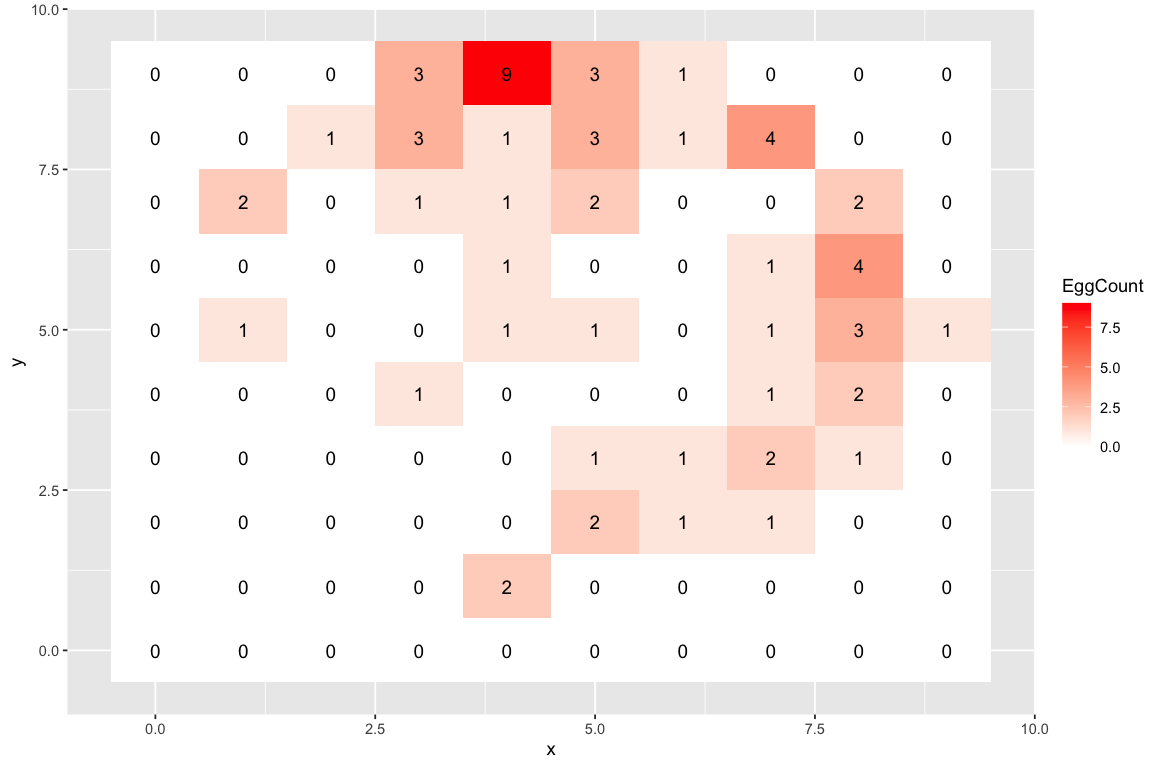
#> input picture ACO1Control_cap 35.png, 1162 x 767 px, found by its file name; its folder holds 4 pictures in this run
$ python get_caps.py
#> lines starting #> are read from the running program, lines starting #| are printed output that depends on the picture; after the words box and inside, x2 and y2 are one past the last pixel; in counts of white or black regions, pixels touching at a corner belong together; pictures that were not available may be replaced by others from this repository, and a replacement may not be noted
import numpy as np
import cv2 as cv
import matplotlib.pyplot as plt
from scipy.signal import find_peaks
import os
import statistics
import math
import sys

global debug
debug = False

def edit_contrast_greyscale(img, k=0.04):
    image = np.copy(img)
    for x in range(len(image)):
        for y in range(len(image[0])):
                image[x][y] = 255 / (1 + np.e ** (-k * (image[x][y]-122)))
    return image

def detect_peaks(imgpath):
    src = cv.imread(imgpath, cv.IMREAD_GRAYSCALE)
    rows, cols = src.shape

    best_angle = 0
    best_verticals = [] # from x axis (columns)
    best_horizontals = [] # from y axis (rows)
    best_dx = []
    best_dy = []
    img = edit_contrast_greyscale(src, 0.04)


    for rot_angle in [-1, -0.5, 0, 0.5, 1]:
        rot_matrix = cv.getRotationMatrix2D((cols/2, rows/2), rot_angle, 1) # rotate around the center, scale by 1
        img_rot = cv.warpAffine(img, rot_matrix, (cols,rows))

        mask = (img_rot < 160).astype(np.uint8) # Ideal threshold: < 160

        kernel = np.ones((5, 5), np.uint8)
        mask = cv.dilate(mask, kernel, iterations=2)
        hist_x = mask.sum(axis=0)
        hist_y = mask.sum(axis=1)

        title = f"Rotation {rot_angle}"
        fig = plt.figure(title)
        ((ax1, ax2), (d_ax1, d_ax2)) = fig.subplots(2, 2)
        ax1.bar(np.arange(mask.shape[1]), hist_x, width=1.0)
        x_peaks, _ = find_peaks(hist_x, width=(None, 100), prominence=500, height=4000, distance=1000)
        ax1.plot(x_peaks, hist_x[x_peaks], "x")

        ax2.bar(np.arange(mask.shape[0]), hist_y, width=1.0)
        y_peaks, _ = find_peaks(hist_y, width=(None, 100), prominence=500, height=4000, distance=1000)
        ax2.plot(y_peaks, hist_y[y_peaks], "x")

        dx = 0.0001
        derivative_x = np.gradient(hist_x, dx)
        derivative_y = np.gradient(hist_y, dx)

        d_ax1.bar(np.arange(mask.shape[1]), derivative_x, width=1.0)
        dx_peaks, _ = find_peaks(derivative_x, height=0.5, distance=1000)
        d_ax1.plot(dx_peaks, derivative_x[dx_peaks], "x")

        d_ax2.bar(np.arange(mask.shape[0]), derivative_y, width=1.0)
        dy_peaks, _ = find_peaks(derivative_y, height=0.5, distance=1000)
        d_ax2.plot(dy_peaks, derivative_y[dy_peaks], "x")

        if debug:
            print(f"Rot {rot_angle}")
            cv.imshow("Rotated", img_rot)
            cv.waitKey(0)
            cv.destroyAllWindows()
            plt.imshow(mask, cmap="gray")
            plt.show()

        x_peaks = x_peaks.tolist()
        dx_peaks = dx_peaks.tolist()

        # Ensure x_peaks contains only sharp lines (from grid) by comparing with dx_peaks
        p = 0
        while p < len(x_peaks):
            steep = False
            for dpeak in dx_peaks:
                if abs(dpeak-x_peaks[p]) < 200: # if more than 200 pixels from its derivative peak (i.e. not steep enough for dp)
                    steep = True
            if not steep:
                x_peaks.pop(p)
                p -= 1
            p += 1
        p = 0

        y_peaks = y_peaks.tolist()
        dy_peaks = dy_peaks.tolist()

        # Ensure y_peaks contains only sharp lines (from grid) by comparing with dy_peaks
        while p < len(y_peaks):
            steep = False
            for dpeak in dy_peaks:
                if abs(dpeak-y_peaks[p]) < 200:
                    steep = True
            if not steep:
                y_peaks.pop(p)
                p -= 1
            p += 1

        if len(x_peaks) + len(y_peaks) > len(best_verticals) + len(best_horizontals):
            best_angle = rot_angle
            best_verticals = x_peaks
            best_horizontals = y_peaks
            best_dx = dx_peaks
            best_dy = dy_peaks


    print("Identified grid lines.")
    if debug:
        print(f"best angle: {best_angle}")
        print(f"best verticals: {best_verticals}")
        print(f"best horizontals: {best_horizontals}")

        rot_matrix = cv.getRotationMatrix2D((cols/2, rows/2), best_angle, 1)
        img_debug = cv.warpAffine(img, rot_matrix, (cols,rows))

        cv.imshow("Debug", img_debug)
        cv.waitKey(0)
        cv.destroyAllWindows()
        plt.imshow(mask, cmap="gray")
        plt.show()


    print("VERTICALS") # x
    best_verticals = clean_distances(best_verticals, cols, best_dx)

    print("HORIZONTALS") # y
    best_horizontals = clean_distances(best_horizontals, int(rows//1.1), best_dy)
    # Max for rows shouldn't be the very end, because that's well below the end of the grid

    if debug:
        print(f"corrected verticals: {best_verticals}")
        print(f"corected horizontals: {best_horizontals}")

        # DISPLAY EDGE DETECTION
        rot_matrix = cv.getRotationMatrix2D((cols/2, rows/2), best_angle, 1) # rotate around the center, scale by 1
        img_out = cv.warpAffine(img, rot_matrix, (cols,rows))
        for y in best_horizontals:
            cv.line(img_out,(0, y),(cols, y),(0,0,0),50)
        for x in best_verticals:
            cv.line(img_out,(x, 0),(x, rows),(0,0,0),50)
        cv.imwrite("edgedetected.png", img_out)
        cv.imshow('Image with marked edges',img_out)
        cv.waitKey(0)
        cv.destroyAllWindows()

    return best_horizontals, best_verticals, rot_angle

def clean_distances(peaks, maximum, dpeaks):
    '''
    Cleans the edge detection to reflect the way the cap grids are expected to look
    '''
    # FIND AVG DISTANCES (in proper range)
    dists = []
    for p in range(len(dpeaks)-1):
        d = abs(dpeaks[p]-dpeaks[p+1])
        if d > 1000 and d < 1450:
            dists.append(d)
    if dists:
        avgdist = math.floor(statistics.mean(dists))
    else:
        avgdist = 1250 # default average distance between grid lines, used for generating missing ones

    while len(peaks) != 6:
        print(peaks)
        if len(peaks) > 6:
            if peaks[1] < 800: #2 peaks in the starting area
                peaks.pop(0)
            elif peaks[len(peaks)-2] < maximum-800:
                peaks.pop(len(peaks)-1)
            else:
                peaks.pop(len(peaks)-1)
        elif len(peaks) < 6:
            inter = False
            i = 0
            while i < len(peaks)-1:
                if abs(peaks[i]-peaks[i+1]) > avgdist+250: # interpolate
                    # Option 1: insert a peak from dpeaks if one appears between peaks i and i+1
                    in_dpeaks = False
                    for dp in dpeaks:
                        if dp > peaks[i] and dp < peaks[i+1] and (abs(peaks[i]-dp) > 200) and (abs(peaks[i+1]-dp) > 200):
                            peaks.insert(i+1, dp)
                            in_dpeaks = True
                            continue
                    # Option 2: extrapolate a peak between the lines using the average distance between dpeaks
                    if not in_dpeaks:
                        peaks.insert(i+1, peaks[i]+avgdist)
                        inter = True
                        continue
                i+= 1
            if not inter: # Insert on the ends
                if peaks[0] > 800: # insert start line
                    peaks.insert(0, max(0, peaks[0]-avgdist))
                else:
                    peaks.insert(len(peaks), min(maximum, peaks[len(peaks)-1]+avgdist))
    return peaks

# [115 lines left out: functions hough_circles, split_image, not called in this run]

def main(argv):
#> called with argv = 0
    path = ""
    for i in range(1, len(sys.argv)):
        path += sys.argv[i] + " "
    path = path[0:len(path)-1]
    for x in os.listdir(path):
        imgpath = f'{path}/{x}'
        print(imgpath)
        if  x.endswith(".jpg") or x.endswith(".png"):
            outpath = r'{}-cap'.format(path)
            if not os.path.exists(outpath):
                os.mkdir(outpath)
            rows, columns, rotation = detect_peaks(imgpath)
#> after the loop in edit_contrast_greyscale, `for x in range(len(image)):`:
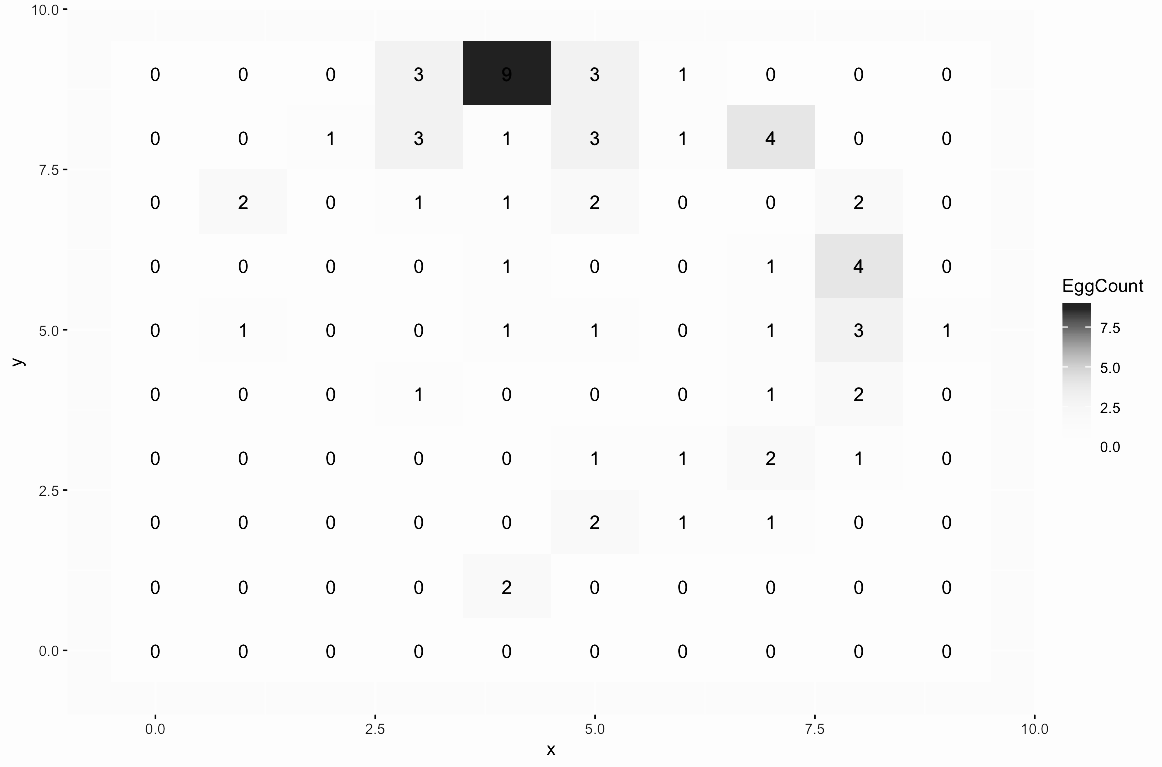
#> image: shape (767, 1162); min 1, max 253, mean 248.5
#> the loop in detect_peaks, `for rot_angle in [-1, -0.5, 0, 0.5, 1]:` made 5 passes
#> (dx_peaks, dy_peaks) on passes 1 to 5: ([150, 1154], [761]), ([147, 1155], [760]), ([147], [319]), ([145, 1155], [761]), ([148, 1154], [761])
#> pass 1, in detect_peaks, `mask = (img_rot < 160).astype(np.uint8)`:
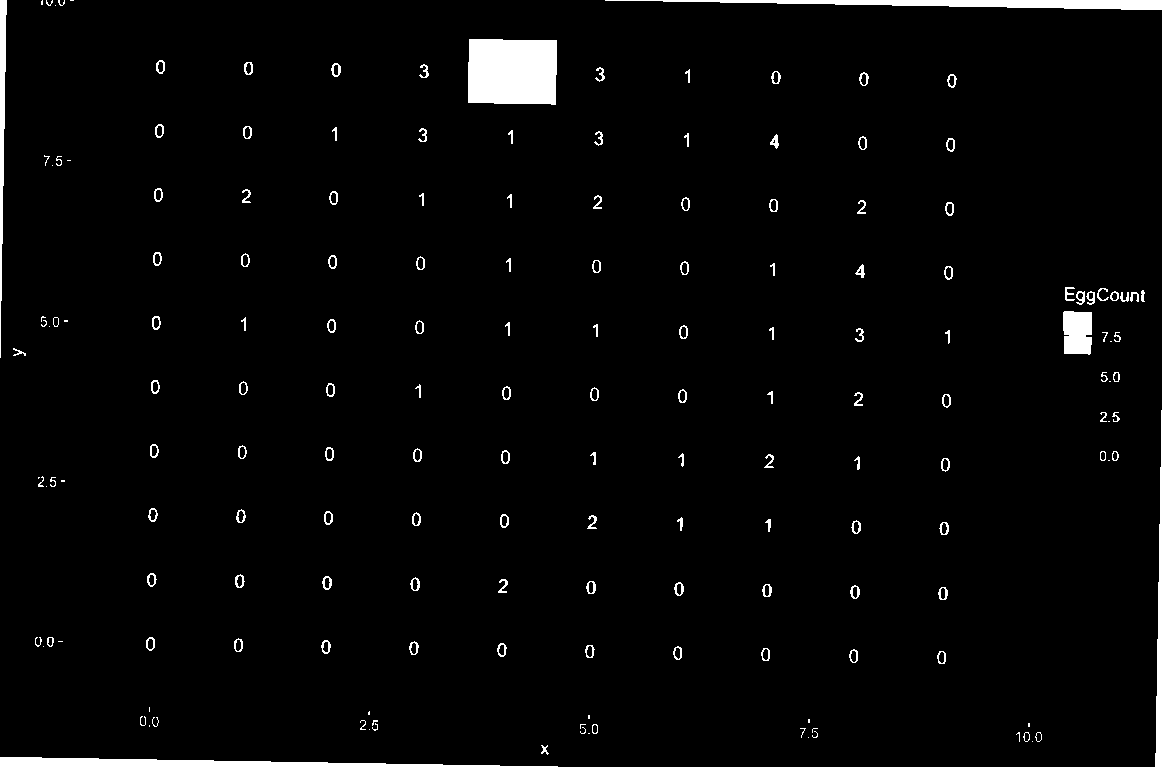
#> mask: shape (767, 1162); values 0 (black) and 1 (white), 2.5% white; 174 white regions (39 under 20 px), largest, box (x1, y1, x2, y2) and area: (468, 39, 557, 105) 5658, (0, 757, 558, 767) 2998, (605, 0, 1162, 10) 2987
#> pass 1, in detect_peaks, `mask = cv.dilate(mask, kernel, iterations=2)`:
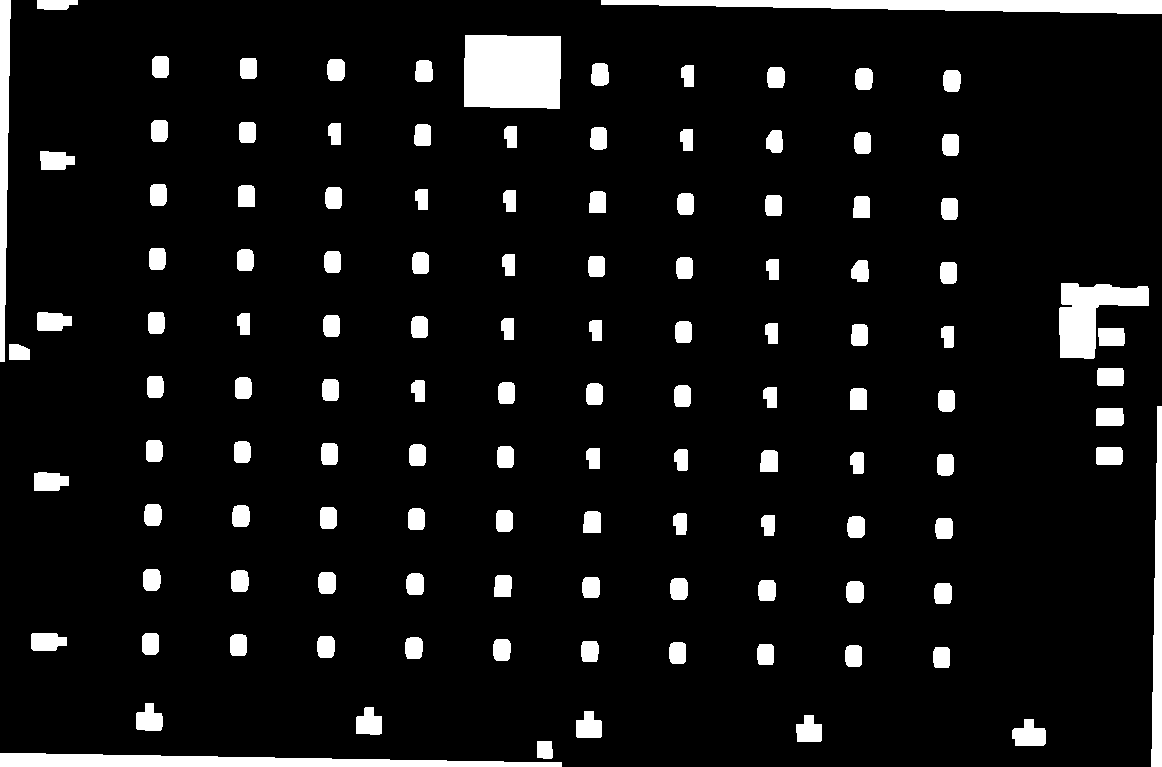
#> mask: shape (767, 1162); values 0 (black) and 1 (white), 7.6% white; 121 white regions, largest, box (x1, y1, x2, y2) and area: (464, 35, 561, 109) 6962, (0, 753, 562, 767) 5286, (601, 0, 1162, 14) 5271
#> pass 2, in detect_peaks, `img_rot = cv.warpAffine(img, rot_matrix, (cols,rows))`:
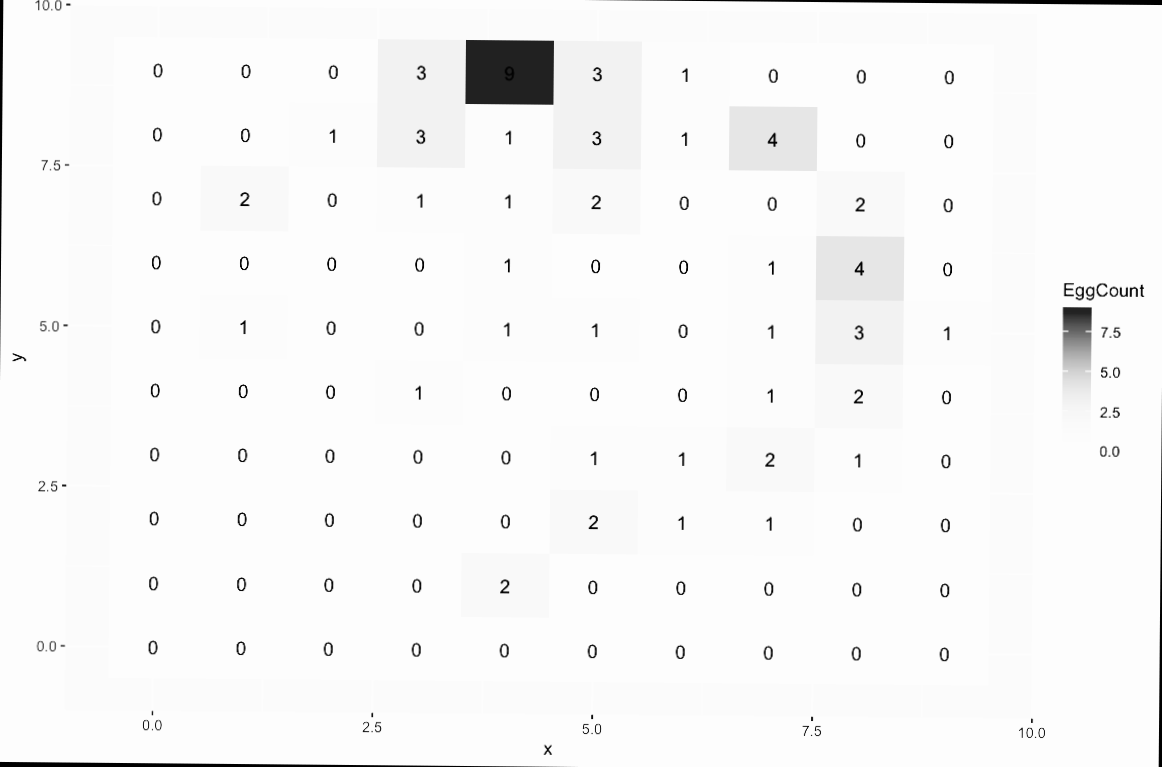
#> img_rot: shape (767, 1162); min 0, max 253, mean 247.3
#> after the loop in detect_peaks, `for rot_angle in [-1, -0.5, 0, 0.5, 1]:`: best_angle = 0; best_dx = []
#> the loop in clean_distances, `while len(peaks) != 6:` made 1 pass
            circles = hough_circles(imgpath)
            split_image(outpath, imgpath, x, 100, rows, columns, rotation, circles)
    print("Finished!")

#> (the run stopped early here; a loop or call above may not have finished)
